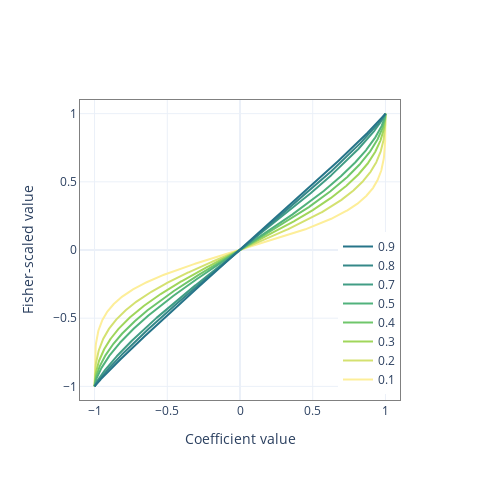

Here is the notebook cell this chart was saved with:
### Code cell
r  = np.linspace(-1, 1, 1000)
As = ([0.1, 0.2, 0.3, 0.4, 0.5, 0.7, 0.8, 0.9])

cmap = px.colors.sequential.haline_r

fig = go.Figure()
for i, a in enumerate(As): 
    fig.add_scatter(x=r, y=fisher_scaling(a, r), mode='lines', name=f'{a:.1f}', line_color=cmap[i])
fig.update_layout(template='plotly_white', width=480, height=480,legend=dict(
    yanchor="bottom",
    y=0.02,
    xanchor="right",
    traceorder="reversed",
    x=1
))

fig.update_xaxes(showline=True, linewidth=1, linecolor='grey', mirror='ticks', range=(-1.1,1.1), title_text='Coefficient value')
fig.update_yaxes(showline=True, linewidth=1, linecolor='grey', mirror='ticks', range=(-1.1,1.1), title_text='Fisher-scaled value')

fig.show()
fig.write_image('fisher_scaling.svg')

### Figure 1 — Plotly figure (JSON) as saved in the notebook; plotly's stock layout.template omitted (floating-point values rounded to 4 significant figures; data arrays with more than 128 entries replaced by an {"elided": "..."} marker saying what was removed)
{"data": [{"line": {"color": "rgb(253, 238, 153)"}, "mode": "lines", "name": "0.1", "type": "scatter", "x": {"elided": "1000 float values"}, "y": {"elided": "1000 float values"}}, {"line": {"color": "rgb(212, 225, 112)"}, "mode": "lines", "name": "0.2", "type": "scatter", "x": {"elided": "1000 float values"}, "y": {"elided": "1000 float values"}}, {"line": {"color": "rgb(160, 214, 91)"}, "mode": "lines", "name": "0.3", "type": "scatter", "x": {"elided": "1000 float values"}, "y": {"elided": "1000 float values"}}, {"line": {"color": "rgb(111, 198, 107)"}, "mode": "lines", "name": "0.4", "type": "scatter", "x": {"elided": "1000 float values"}, "y": {"elided": "1000 float values"}}, {"line": {"color": "rgb(81, 178, 124)"}, "mode": "lines", "name": "0.5", "type": "scatter", "x": {"elided": "1000 float values"}, "y": {"elided": "1000 float values"}}, {"line": {"color": "rgb(65, 157, 133)"}, "mode": "lines", "name": "0.7", "type": "scatter", "x": {"elided": "1000 float values"}, "y": {"elided": "1000 float values"}}, {"line": {"color": "rgb(53, 136, 136)"}, "mode": "lines", "name": "0.8", "type": "scatter", "x": {"elided": "1000 float values"}, "y": {"elided": "1000 float values"}}, {"line": {"color": "rgb(38, 116, 137)"}, "mode": "lines", "name": "0.9", "type": "scatter", "x": {"elided": "1000 float values"}, "y": {"elided": "1000 float values"}}], "layout": {"height": 480, "legend": {"traceorder": "reversed", "x": 1, "xanchor": "right", "y": 0.02, "yanchor": "bottom"}, "width": 480, "xaxis": {"linecolor": "grey", "linewidth": 1, "mirror": "ticks", "range": [-1.1, 1.1], "showline": true, "title": {"text": "Coefficient value"}}, "yaxis": {"linecolor": "grey", "linewidth": 1, "mirror": "ticks", "range": [-1.1, 1.1], "showline": true, "title": {"text": "Fisher-scaled value"}}}}
